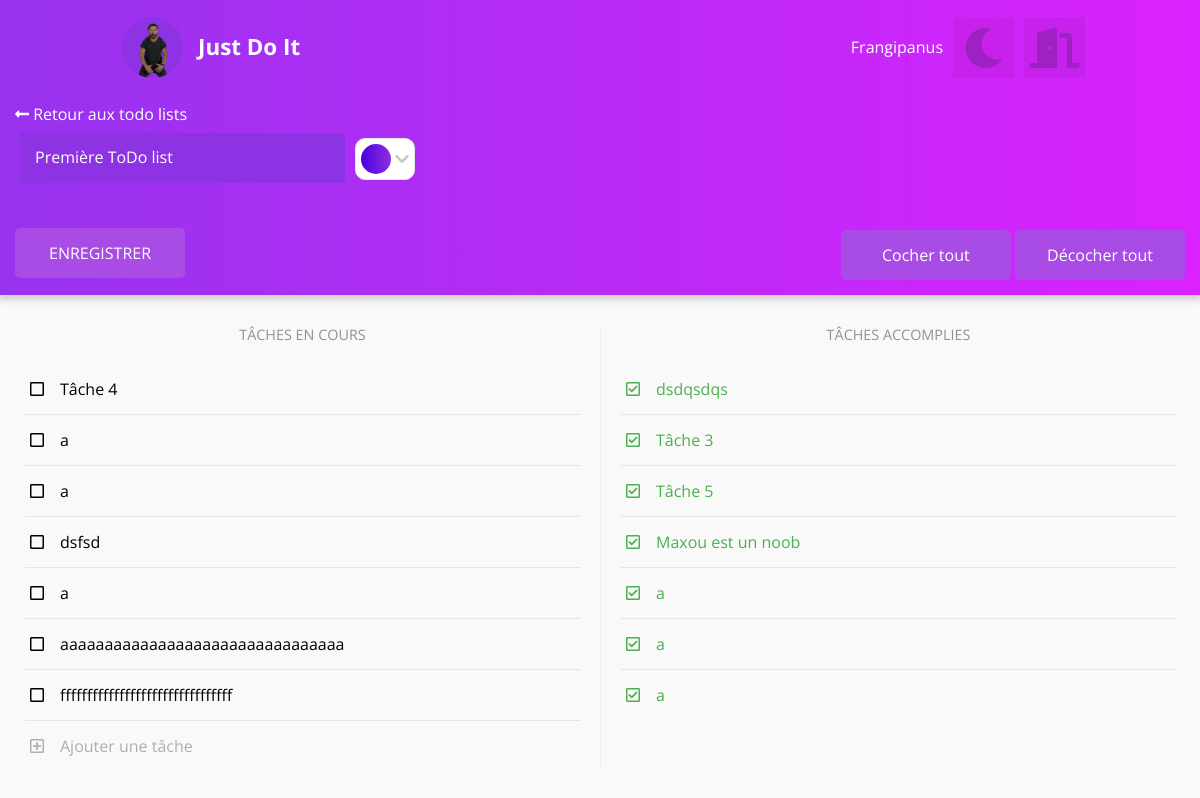
Page /view_todo_list.php?list_id=1 (signed in) on the committed database.
### tables this page shows
CREATE TABLE IF NOT EXISTS `todo_lists` (
  `list_id` int(11) NOT NULL AUTO_INCREMENT,
  `user_id` int(11) NOT NULL,
  `name` varchar(32) NOT NULL,
  `color` varchar(255) NOT NULL,
  PRIMARY KEY (`list_id`),
  KEY `user_id` (`user_id`)
);

CREATE TABLE IF NOT EXISTS `tasks` (
  `task_id` int(11) NOT NULL AUTO_INCREMENT,
  `user_id` int(11) NOT NULL,
  `list_id` int(11) NOT NULL,
  `name` varchar(32) NOT NULL,
  `status` tinyint(1) NOT NULL DEFAULT 0,
  PRIMARY KEY (`task_id`),
  KEY `list_id` (`list_id`),
  KEY `user_id` (`user_id`)
);

### classes/Tasks.php (called while the page is built, shortened)
<?php
class Tasks {
    private $_db;
    public function __construct(PDO $db) {
        $this->_db = $db;
    }
    public function get($user_id, $list_id, $type = "") {
        $sql = 'SELECT task_id, name, status FROM tasks WHERE list_id = :list_id';
        $vars = ["list_id" => (int) $list_id];
        if ($type == "ongoing") {
            $sql .= ' && status = :status';
            $vars["status"] = 0;
        } else if ($type == "finished") {
            $sql .= ' && status = :status';
            $vars["status"] = 1;
        }
        $sql .= " ORDER BY list_id";
        return PDOFactory::sendQuery($this->_db, $sql, $vars);
    }
}

### classes/PDOFactory.php (called while the page is built, shortened)
<?php
abstract class PDOFactory {
    public static function sendQuery($db, $sql, $vars = [], $return = true) {
        $query = $db->prepare($sql);
        $result = [];
        foreach ($vars as $name => $value) {
            if      (is_int($value))    $type = PDO::PARAM_INT;
            elseif  (is_bool($value))   $type = PDO::PARAM_BOOL;
            else                        $type = PDO::PARAM_STR;
            $query->bindValue(":$name", $value, $type);
        }
        $query->execute();
        if ($return) while ($d = $query->fetch(PDO::FETCH_ASSOC)) { $result[] = $d; }
        if ($return) return $result;
    }
}

### view_todo_list.php (called while the page is built, shortened)
<?php
require_once "./init.php";
$list_id = (isset($_GET["list_id"]) && !empty($_GET["list_id"])) ? $_GET["list_id"] : null;
$list_name = "";
$ongoing_task_html = "";
$finished_task_html = "";
if (!$list_id) {
    if (!isset($_GET["error"]) OR empty($_GET["error"]))
        $_GET["error"] = TODO_LIST_NOT_FOUND;
}
else {
    $TodoListManager = new TodoLists($db);
    $todo_list = $TodoListManager->get($_SESSION["user_id"], $list_id);
    if (!$todo_list) {
        $_GET["error"] = TODO_LIST_NOT_FOUND;
    } else {
        $todo_list = $todo_list[0];
        $list_name = htmlspecialchars($todo_list["name"]);
        require_once "./php/tasks/getOngoing.php";
        require_once "./php/tasks/getFinished.php";
    }
}
$errorsSuccessMsg = getErrorsSuccess();
require_once "./views/view_todo_list_v.php";

### init.php (called while the page is built, shortened)
<?php
function getErrorsSuccess() {
        ?>
        <?php
    $errorsSuccessMsg = ob_get_contents();
    return $errorsSuccessMsg;
}

### classes/TodoLists.php (called while the page is built, shortened)
<?php
class TodoLists {
    private $_db;
    public function __construct(PDO $db) {
        $this->_db = $db;
    }
    public function get($user_id, $list_id) {
        return PDOFactory::sendQuery(
            $this->_db,
            'SELECT name, color FROM todo_lists WHERE list_id = :list_id',
            ["list_id" => (int) $list_id]
        );
    }
}

### php/tasks/getOngoing.php (the view, shortened to what this page needs)
<?php
$TasksManager = new Tasks($db);
$list_tasks = $TasksManager->get($_SESSION["user_id"], $list_id, "ongoing");
$ongoing_task_html = "";
foreach ($list_tasks as $task) {
    $task_id = $task["task_id"];
    $task_name = htmlspecialchars($task["name"]);
    $task_status = $task["status"];
    $HTMLid = "l" . $list_id . "t" . $task_id;
    $ongoing_task_html .= '<li class="task" data-task-id="'.$task_id.'" data-task-status="'.$task_status.'">
                                <div class="tDeleteContainer ongoing">
                                    <i class="fas fa-trash"></i>
                                </div>
                                <input type="checkbox" id="'.$HTMLid.'"/>
                                <label for="'.$HTMLid.'">'.$task_name.'</label>
                           </li>';
}
$ongoing_task_html .= '<li class="task addTask noBottomMargin">
                            <input type="checkbox" id="addTask">
                            <label for="addTask">Ajouter une t&acirc;che</label>
                       </li>';

### php/tasks/getFinished.php (shortened to what this page needs)
<?php
$TasksManager = new Tasks($db);
$list_tasks = $TasksManager->get($_SESSION["user_id"], $list_id, "finished");
$list_tasks_count = count($list_tasks);
$tasks_count = 0;
$finished_task_html = "";
foreach ($list_tasks as $task) {
    $task_id = $task["task_id"];
    $task_name = htmlspecialchars($task["name"]);
    $task_status = $task["status"];
    $HTMLid = "l" . $list_id . "t" . $task_id;
    $class = $tasks_count + 1 == $list_tasks_count ? "task noBottomMargin" : "task";
    $finished_task_html .= '<li class="'.$class.'" data-task-id="'.$task_id.'" data-task-status="'.$task_status.'">
                                <div class="tDeleteContainer finished">
                                    <i class="fas fa-trash"></i>
                                </div>
                                <input type="checkbox" id="'.$HTMLid.'" checked/>
                                <label for="'.$HTMLid.'">'.$task_name.'</label>
                            </li>';
    $tasks_count++;
}

### views/view_todo_list_v.php (shortened to what this page needs)
<!DOCTYPE html>
<html lang="fr">
    <head>
        <?php include_once(ROOT."/views/models/head.php"); ?>
    </head>
    <body>
        <?php $classes = "noShadow noFixed"; include_once(ROOT."/views/models/header.php"); ?>
        <div id="todoListContainer" class="maxHeight noPadding">
            <div id="todoListEditHead">
                <div id="todoListEdit">
                    <a href="./index.php"><i class="fas fa-long-arrow-alt-left"></i> Retour aux todo lists</a>
                    <form action="./php/todoLists/update.php" method="POST" class="noUpperMargin <?php if($errorsSuccessMsg) echo 'errorMsgAbove'?>">
                        <div class="field double">
                            <label for="tName"></label>
                            <input type="text" id="tName" class="noBackground" name="name" placeholder=" " value="<?= $list_name ?>" minlength="1" maxlength="32" onkeydown="this.setCustomValidity('');" required/>
                            <div id="colorSelector">
                                <div id="cSButton">
                                    <div id="arrow">
                                        <i class="fas fa-chevron-down"></i>
                                    </div>
                                </div>
                                <div id="cSOptions">
                                    <div class="cSOption">
                                    </div>
                                    <div class="cSOption">
                                    </div>
                                    <div class="cSOption">
                                    </div>
                                    <div class="cSOption">
                                    </div>
                                    <div class="cSOption">
                                    </div>
                                    <div class="cSOption">
                                    </div>
                                    <div class="cSOption">
                                    </div>
                                    <div class="cSOption">
                                    </div>
                                    <div class="cSOption">
                                    </div>
                                    <div class="cSOption">
                                    </div>
                                </div>
                            </div>
                        </div>
                        <input type="submit" value="ENREGISTRER">
                    </form>
                </div>
                <div id="tasksButtons">
                    <div id="tasksButtonsWrapper">
                        <button id="checkAllTasks">Cocher tout</button>
                        <button id="uncheckAllTasks">D&eacute;cocher tout</button>
                    </div>
                </div>
            </div>
            <div id="taskViewer">
                <div id="tVOngoing">
                    <div class="tVHead">
                        <span>T&acirc;ches en cours</span>
                    </div>
                    <div class="tVBody">
                        <ul class="taskContainer">
                            <?= $ongoing_task_html ?>
                        </ul>
                    </div>
                </div>
                <div id="tVFinished">
                    <div class="tVHead">
                        <span>T&acirc;ches accomplies</span>
                    </div>
                    <div class="tVBody">
                        <ul class="taskContainer">
                            <?= $finished_task_html ?>
                        </ul>
                    </div>
                </div>
            </div>
        </div>
    </body>
</html>

### rows in the picture
todo_lists: name "Première ToDo list"
tasks: name "Tâche 4"
tasks: name "a"
tasks: name "a"
tasks: name "dsfsd"
tasks: name "a"
tasks: name "aaaaaaaaaaaaaaaaaaaaaaaaaaaaaaaa"
tasks: name "ffffffffffffffffffffffffffffffff"
tasks: name "dsdqsdqs"
tasks: name "Tâche 3"
tasks: name "Tâche 5"
tasks: name "Maxou est un noob"
tasks: name "a"
tasks: name "a"
tasks: name "a"

### other values in the picture
$_SESSION["username"] "Frangipanus"
